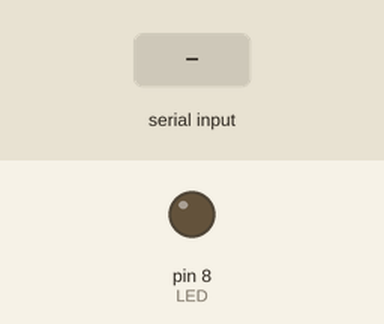
The sketch below on a simulated Arduino Uno, built with avr-gcc and run on an emulated ATmega328P. On the bench: output pins drawn as LEDs (lit = HIGH). The test bench sets the inputs (shaded band). What the sketch prints to the serial monitor is not drawn.

Above: at 1.2 s.
1.3 s: "1" received over the second serial link
At 2.4 s:
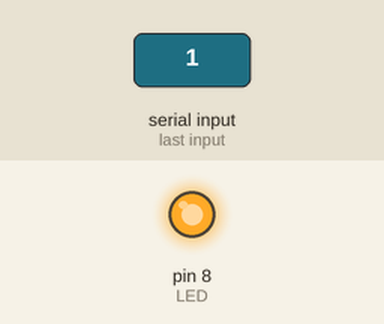
2.8 s: "0" received over the second serial link
At 3.6 s:
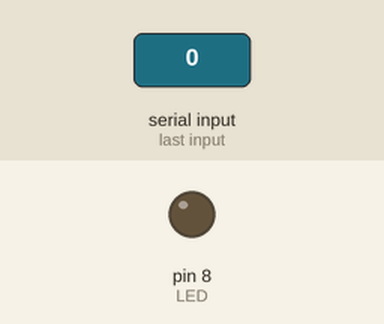
Timing chart, 0 to 5.8 s (numbered marks = the images above; inputs shaded):
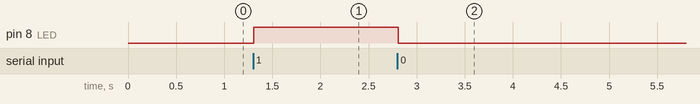

The sketch:

LED_BT.ino
```cpp
#include <SoftwareSerial.h>
SoftwareSerial BTSerial(2,3);
byte a=0;
int LED=8;

void setup(){
  Serial.begin(9600);
  Serial.println("Hello!");
  BTSerial.begin(9600);
  pinMode(LED,OUTPUT);
}

void loop(){
  if(BTSerial.available()){
  a = BTSerial.read();
  BTSerial.write(a);
  if(a==49){   BTSerial.write("led on ");
     digitalWrite(LED,HIGH);
   }
  if(a==48){   BTSerial.write("led off ");
    digitalWrite(LED,LOW);
   }
  }
}
```

Measured:
- after the input at 1.3 s, pin 8 (LED): LOW → HIGH at once
- after the input at 2.8 s, pin 8 (LED): HIGH → LOW at once
